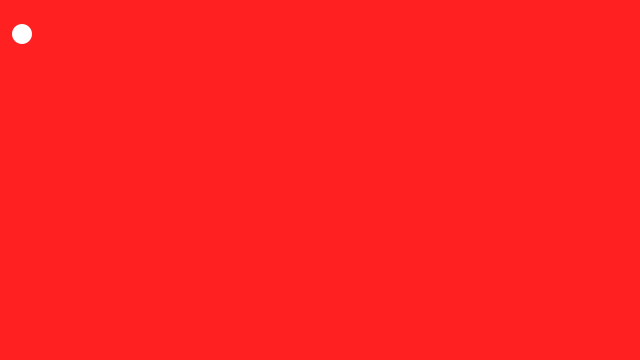
Frame 1 (no input)
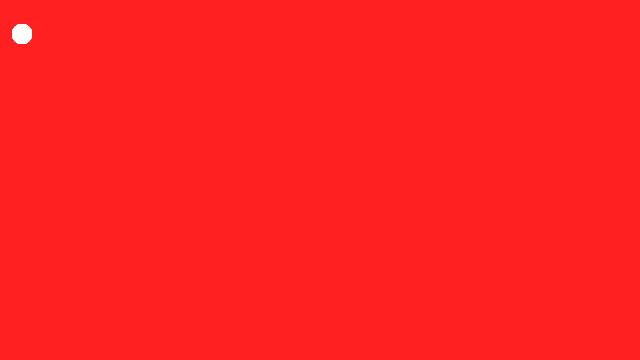
Frame 60 (the mouse pressed at the canvas centre just before this capture)
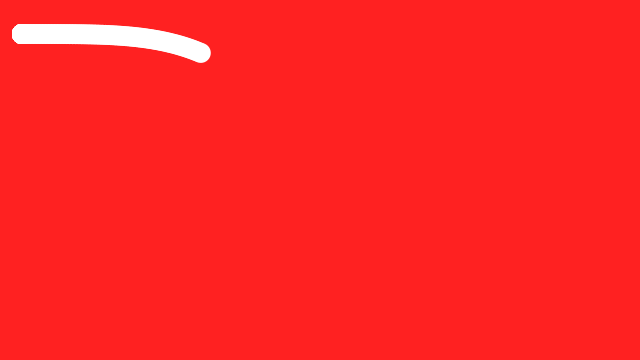
Frame 120 (the mouse held since frame 60 and released just before this capture)

The Processing sketch that drew these frames (run headless with seeded random() and noise(); from frame 60 on, the mouse is pressed at the canvas centre):

// Processing sketch: processing_134112
// ── processing_134112.pde

float beginX = 22.0;  // Initial x-coordinate
float beginY = 34.0;  // Initial y-coordinate
float endX = 22;   // Final x-coordinate
float endY = 34;   // Final y-coordinate
float distX;          // X-axis distance to move
float distY;          // Y-axis distance to move
float exponent = 4;   // Determines the curve
float x = 0.0;        // Current x-coordinate
float y = 0.0;        // Current y-coordinate
float step = 0.01;    // Size of each step along the path
float pct = 0.0;      // Percentage traveled (0.0 to 1.0)
int i = -1;
int ang = 0;
int nodraw = 0;

int[] cordsX = {61, 170, 183, 255, 359, 299, 253, 352, 414, 377, 434, 461, 500, 541, 587, 500, 587, 615};
int[] cordsY = {330, 36, 322, 267, 248, 200, 269, 319,  36, 323, 202, 320, 320, 200, 312, 300, 312, 195};
int[] angle =  {  0,  0,   0,   0,   0,   1,   0,   1,   0,   0,   1,   0,   0,   1,   0,   1,   1,   1};
int[] draw =   {  0,  0,   0,   1,   0,   0,   0,   0,   1,   0,   0,   0,   1,   0,   0,   1,   0,   0};  

void setup() {
  size(640, 360);
  background(255,33,33);
  noStroke();
}

void draw() {
  fill(0, 2);
  //rect(0, 0, width, height);
  pct += step;
  if (pct <= 1.0) {
    if (ang == 0) {
      x = beginX + (pct * distX);
      y = beginY + (pow(pct, exponent) * distY);
    } else {
      y = beginY + (pct * distY);
      x = beginX + (pow(pct, exponent) * distX);
    }
  } else {
    nextend();
  }
  if (nodraw == 0) {
    fill(255);
    ellipse(x, y, 20, 20);
  }
}

void nextend() {
  if (i >= cordsX.length - 1) {
    textSize(32);
    text("Happy Valentines Day <3", 10, 30); 
    return;
  } else { 
    i++; 
  }
  pct = 0.0;
  beginX = x;
  beginY = y;
  endX = cordsX[i];
  endY = cordsY[i];
  ang = angle[i];
  nodraw = draw[i];
  if (nodraw == 1) {
    step = 0.20;
  } else {
    step = 0.01;
  }
  distX = endX - beginX;
  distY = endY - beginY;
}

void mousePressed() {
  pct = 0.0;
  beginX = x;
  beginY = y;
  endX = mouseX;
  endY = mouseY;
  distX = endX - beginX;
  distY = endY - beginY;
  
  System.out.println(endX + "," + endY);
}
